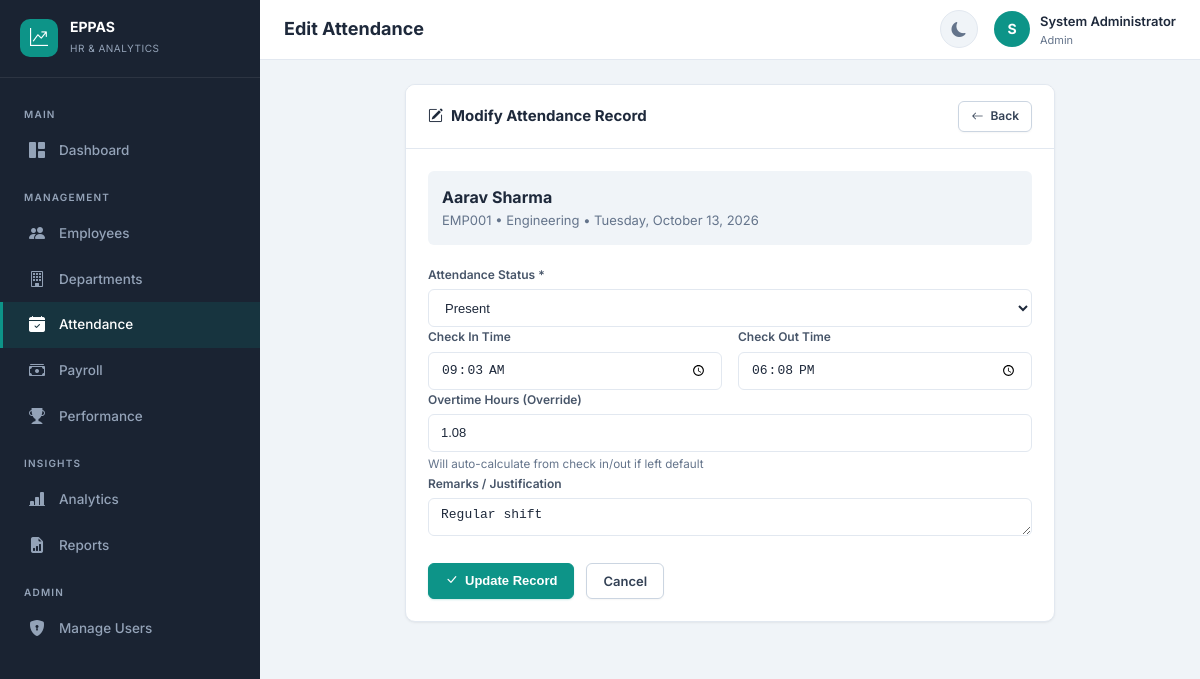
The page /attendance/edit/3982 (signed in) on the database its author committed.
### app/models.py (models this page shows, shortened)
class User(UserMixin, db.Model):
    __tablename__ = 'users'
    id = db.Column(db.Integer, primary_key=True)
    email = db.Column(db.String(120), unique=True, nullable=False, index=True)
    password_hash = db.Column(db.String(256), nullable=False)
    full_name = db.Column(db.String(100), nullable=False)
    role = db.Column(db.String(20), nullable=False, default='employee')  # admin, hr_manager, employee
    is_active = db.Column(db.Boolean, default=True)
    employee_id = db.Column(db.Integer, db.ForeignKey('employees.id'), nullable=True)
    created_at = db.Column(db.DateTime, default=datetime.utcnow)
    updated_at = db.Column(db.DateTime, default=datetime.utcnow, onupdate=datetime.utcnow)
    employee = db.relationship('Employee', backref='user_account', uselist=False, foreign_keys=[employee_id])
    @property
    def is_admin(self):
        return self.role == 'admin'
    @property
    def is_hr(self):
        return self.role in ('admin', 'hr_manager')

class Employee(db.Model):
    __tablename__ = 'employees'
    id = db.Column(db.Integer, primary_key=True)
    employee_code = db.Column(db.String(20), unique=True, nullable=False, index=True)
    full_name = db.Column(db.String(100), nullable=False)
    email = db.Column(db.String(120), unique=True, nullable=False, index=True)
    phone = db.Column(db.String(20), nullable=True)
    department_id = db.Column(db.Integer, db.ForeignKey('departments.id'), nullable=False)
    designation = db.Column(db.String(100), nullable=False)
    date_of_joining = db.Column(db.Date, nullable=False)
    employment_status = db.Column(db.String(20), default='active')  # active, inactive, on_leave, terminated
    basic_salary = db.Column(db.Float, nullable=False, default=0)
    hra = db.Column(db.Float, default=0)  # House Rent Allowance
    other_allowances = db.Column(db.Float, default=0)
    tax_deduction = db.Column(db.Float, default=0)
    pf_deduction = db.Column(db.Float, default=0)  # Provident Fund
    other_deductions = db.Column(db.Float, default=0)
    manager_id = db.Column(db.Integer, db.ForeignKey('employees.id'), nullable=True)
    work_location = db.Column(db.String(100), default='Main Office')
    created_at = db.Column(db.DateTime, default=datetime.utcnow)
    updated_at = db.Column(db.DateTime, default=datetime.utcnow, onupdate=datetime.utcnow)
    manager = db.relationship('Employee', remote_side=[id], backref='subordinates')
    attendance_records = db.relationship('Attendance', backref='employee', lazy='dynamic', cascade='all, delete-orphan')
    payroll_records = db.relationship('Payroll', backref='employee', lazy='dynamic', cascade='all, delete-orphan')
    performance_records = db.relationship('PerformanceEvaluation', backref='employee', lazy='dynamic', cascade='all, delete-orphan')

class Department(db.Model):
    __tablename__ = 'departments'
    id = db.Column(db.Integer, primary_key=True)
    name = db.Column(db.String(100), unique=True, nullable=False)
    description = db.Column(db.Text, nullable=True)
    created_at = db.Column(db.DateTime, default=datetime.utcnow)
    employees = db.relationship('Employee', backref='department', lazy='dynamic')

class Attendance(db.Model):
    __tablename__ = 'attendance'
    id = db.Column(db.Integer, primary_key=True)
    employee_id = db.Column(db.Integer, db.ForeignKey('employees.id'), nullable=False)
    attendance_date = db.Column(db.Date, nullable=False)
    check_in = db.Column(db.Time, nullable=True)
    check_out = db.Column(db.Time, nullable=True)
    working_hours = db.Column(db.Float, default=0)
    status = db.Column(db.String(20), nullable=False, default='present')  # present, absent, late, half_day, leave, holiday
    overtime_hours = db.Column(db.Float, default=0)
    remarks = db.Column(db.Text, nullable=True)
    created_at = db.Column(db.DateTime, default=datetime.utcnow)
    updated_at = db.Column(db.DateTime, default=datetime.utcnow, onupdate=datetime.utcnow)
    __table_args__ = (
        db.UniqueConstraint('employee_id', 'attendance_date', name='uq_employee_date'),
    )

### app/attendance/routes.py (the view, shortened to what this page needs)
@attendance_bp.route('/edit/<int:record_id>', methods=['GET', 'POST'])
@login_required
@hr_required
def edit_attendance(record_id):
    record = Attendance.query.get_or_404(record_id)
    return render_template('attendance/edit.html', record=record)

### app/auth/routes.py (called while the page is built)
def hr_required(f):
    @wraps(f)
    def decorated_function(*args, **kwargs):
        if not current_user.is_authenticated or not current_user.is_hr:
            flash('HR Manager access required.', 'danger')
            return redirect(url_for('analytics.dashboard'))
        return f(*args, **kwargs)
    return decorated_function

### app/templates/attendance/edit.html (shortened to what this page needs)
{% extends "base.html" %}
{% block page_title %}Edit Attendance{% endblock %}
{% block content %}
<div class="card" style="max-width:650px;margin:0 auto;">
  <div class="card-header" style="display:flex;justify-content:space-between;align-items:center;">
    <h6><i class="bi bi-pencil-square"></i> Modify Attendance Record</h6>
    <a href="{{ url_for('attendance.attendance_list') }}" class="btn btn-sm btn-secondary">
      <i class="bi bi-arrow-left"></i> Back
    </a>
  </div>
  <div class="card-body">
    <div style="background:var(--surface);padding:14px;border-radius:var(--radius-sm);margin-bottom:20px;">
      <div style="font-weight:700;font-size:16px;">{{ record.employee.full_name }}</div>
      <div class="text-muted" style="font-size:13px;">{{ record.employee.employee_code }} &bull; {{ record.employee.department.name }} &bull; {{ record.attendance_date.strftime('%A, %B %d, %Y') }}</div>
    </div>
    <form method="POST">
      <div class="form-group">
        <label class="form-label">Attendance Status *</label>
        <select name="status" class="form-select" required>
          <option value="present" {% if record.status == 'present' %}selected{% endif %}>Present</option>
        </select>
      </div>
      <div class="row">
        <div class="col-md-6">
          <div class="form-group">
            <label class="form-label">Check In Time</label>
            <input type="time" name="check_in" class="form-control" value="{{ record.check_in.strftime('%H:%M') if record.check_in else '' }}">
          </div>
        </div>
        <div class="col-md-6">
          <div class="form-group">
            <label class="form-label">Check Out Time</label>
            <input type="time" name="check_out" class="form-control" value="{{ record.check_out.strftime('%H:%M') if record.check_out else '' }}">
          </div>
        </div>
      </div>
      <div class="form-group">
        <label class="form-label">Overtime Hours (Override)</label>
        <input type="number" step="0.1" min="0" name="overtime_hours" class="form-control" value="{{ record.overtime_hours }}">
        <small class="text-muted">Will auto-calculate from check in/out if left default</small>
      </div>
      <div class="form-group">
        <label class="form-label">Remarks / Justification</label>
        <textarea name="remarks" class="form-control" rows="3">{{ record.remarks or '' }}</textarea>
      </div>
      <div style="display:flex;gap:12px;margin-top:20px;">
        <button type="submit" class="btn btn-primary"><i class="bi bi-check-lg"></i> Update Record</button>
        <a href="{{ url_for('attendance.attendance_list') }}" class="btn btn-secondary">Cancel</a>
      </div>
    </form>
  </div>
</div>
{% endblock %}

### app/templates/base.html (shortened to what this page needs)
<!DOCTYPE html>
<html lang="en" data-theme="light">
<head>
  <link href="https://cdn.jsdelivr.net/npm/bootstrap-icons@1.11.2/font/bootstrap-icons.css" rel="stylesheet">
  <link href="{{ url_for('static', filename='css/style.css') }}" rel="stylesheet">
</head>
<body>
  {% if current_user.is_authenticated %}
  <nav class="sidebar" id="sidebar">
    <div class="sidebar-brand">
      <div class="brand-icon"><i class="bi bi-graph-up-arrow"></i></div>
      <div>
        <h5>EPPAS</h5>
        <small>HR &amp; Analytics</small>
      </div>
    </div>
    <div class="sidebar-nav">
      <div class="nav-section">Main</div>
      <a class="nav-link {% if request.endpoint == 'analytics.dashboard' %}active{% endif %}" href="{{ url_for('analytics.dashboard') }}">
        <i class="bi bi-grid-1x2-fill"></i> Dashboard
      </a>
      <div class="nav-section">Management</div>
      {% if current_user.is_hr %}
      <a class="nav-link {% if 'employees' in request.endpoint|default('') %}active{% endif %}" href="{{ url_for('employees.employee_list') }}">
        <i class="bi bi-people-fill"></i> Employees
      </a>
      <a class="nav-link {% if request.endpoint == 'employees.department_list' %}active{% endif %}" href="{{ url_for('employees.department_list') }}">
        <i class="bi bi-building"></i> Departments
      </a>
      {% endif %}
      <a class="nav-link {% if 'attendance' in request.endpoint|default('') %}active{% endif %}" href="{{ url_for('attendance.attendance_list') }}">
        <i class="bi bi-calendar-check-fill"></i> Attendance
      </a>
      <a class="nav-link {% if 'payroll' in request.endpoint|default('') %}active{% endif %}" href="{{ url_for('payroll.payroll_list') }}">
        <i class="bi bi-cash-stack"></i> Payroll
      </a>
      <a class="nav-link {% if 'performance' in request.endpoint|default('') %}active{% endif %}" href="{{ url_for('performance.performance_list') }}">
        <i class="bi bi-trophy-fill"></i> Performance
      </a>
      {% if current_user.is_hr %}
      <div class="nav-section">Insights</div>
      <a class="nav-link {% if request.endpoint == 'analytics.analytics_detail' %}active{% endif %}" href="{{ url_for('analytics.analytics_detail') }}">
        <i class="bi bi-bar-chart-line-fill"></i> Analytics
      </a>
      <a class="nav-link {% if 'reports' in request.endpoint|default('') %}active{% endif %}" href="{{ url_for('reports.reports_index') }}">
        <i class="bi bi-file-earmark-bar-graph-fill"></i> Reports
      </a>
      {% endif %}
      {% if current_user.is_admin %}
      <div class="nav-section">Admin</div>
      <a class="nav-link {% if request.endpoint == 'auth.manage_users' %}active{% endif %}" href="{{ url_for('auth.manage_users') }}">
        <i class="bi bi-shield-lock-fill"></i> Manage Users
      </a>
      {% endif %}
    </div>
  </nav>
  <header class="topbar">
    <div style="display:flex;align-items:center;gap:12px;">
      <span class="page-title">{% block page_title %}Dashboard{% endblock %}</span>
    </div>
    <div class="topbar-actions">
      <button class="btn-icon" id="themeToggle" title="Toggle theme"><i class="bi bi-moon-fill"></i></button>
      <div class="user-menu dropdown" style="position:relative;">
        <div class="user-avatar" onclick="document.getElementById('userDropdown').classList.toggle('show')">
          {{ current_user.full_name[0]|upper }}
        </div>
        <div class="user-info" onclick="document.getElementById('userDropdown').classList.toggle('show')" style="cursor:pointer">
          <span>{{ current_user.full_name }}</span>
          <small>{{ current_user.role|replace('_', ' ')|title }}</small>
        </div>
      </div>
    </div>
  </header>
  <main class="main-content">
    <div class="content-wrapper">
      {% block content %}{% endblock %}
    </div>
  </main>
  {% else %}
    {% block public_content %}{% endblock %}
  {% endif %}
</body>
</html>

### rows shown on the page
User: full_name "S", full_name "System Administrator", role "Admin"
Employee: employee.full_name "Aarav Sharma", employee.employee_code "EMP001"
Department: employee.department.name "Engineering"
Attendance: attendance_date "Tuesday, October 13, 2026", status "Present", check_in "09:03", check_out "18:08", overtime_hours "1.08", remarks "Regular shift"
